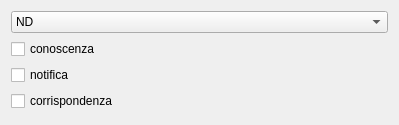
<?xml version="1.0" encoding="UTF-8"?>
<ui version="4.0">
 <class>Dialog</class>
 <widget class="QDialog" name="Dialog">
  <property name="geometry">
   <rect>
    <x>0</x>
    <y>0</y>
    <width>399</width>
    <height>125</height>
   </rect>
  </property>
  <property name="windowTitle">
   <string>Dialog</string>
  </property>
  <layout class="QVBoxLayout" name="verticalLayout">
   <item>
    <widget class="QComboBox" name="comboBox">
     <property name="column" stdset="0">
      <string>titolo</string>
     </property>
     <item>
      <property name="text">
       <string>ND</string>
      </property>
     </item>
     <item>
      <property name="text">
       <string>INTERESSATO</string>
      </property>
     </item>
     <item>
      <property name="text">
       <string>TECNICO</string>
      </property>
     </item>
     <item>
      <property name="text">
       <string>RICHIEDENTE</string>
      </property>
     </item>
    </widget>
   </item>
   <item>
    <widget class="QCheckBox" name="checkBox">
     <property name="text">
      <string>conoscenza</string>
     </property>
     <property name="column" stdset="0">
      <string>conoscenza</string>
     </property>
    </widget>
   </item>
   <item>
    <widget class="QCheckBox" name="checkBox_2">
     <property name="text">
      <string>notifica</string>
     </property>
     <property name="column" stdset="0">
      <string>notifica</string>
     </property>
    </widget>
   </item>
   <item>
    <widget class="QCheckBox" name="checkBox_3">
     <property name="text">
      <string>corrispondenza</string>
     </property>
     <property name="column" stdset="0">
      <string>corrispondenza</string>
     </property>
    </widget>
   </item>
  </layout>
 </widget>
 <resources/>
 <connections/>
</ui>
